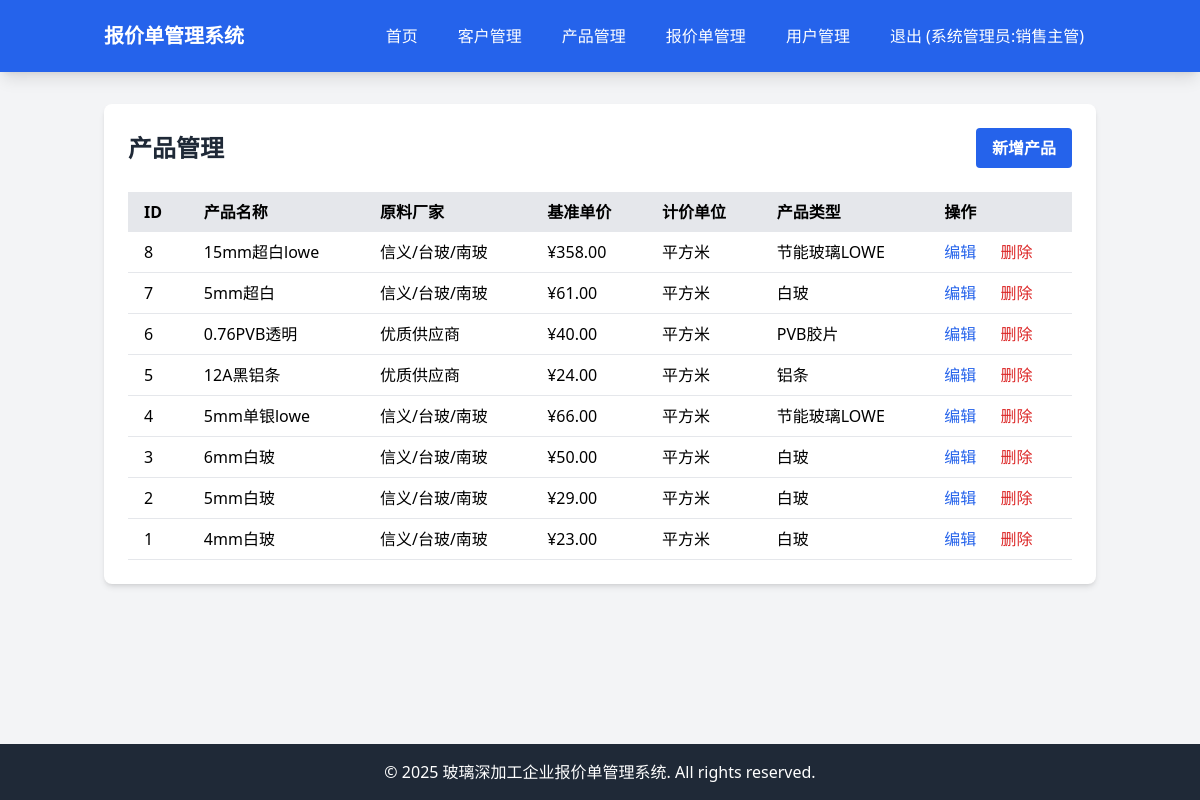
Screenshot of /products (signed in) with the database file from the repository.
### tables this page shows
CREATE TABLE products (id INTEGER PRIMARY KEY AUTOINCREMENT, name VARCHAR(100), manufacturer VARCHAR(100), price DECIMAL(10, 2), unit VARCHAR(20), type VARCHAR(50), created_at DATETIME DEFAULT CURRENT_TIMESTAMP, updated_at DATETIME DEFAULT CURRENT_TIMESTAMP);

### app/Controllers/Controller.php (called while the page is built, shortened)
<?php
class Controller
{
    protected $view;
    public function __construct()
    {
        $this->view = new View();
    }
    protected function render($view, $data = [])
    {
        return $this->view->render($view, $data);
    }
}

### app/Controllers/ProductController.php (called while the page is built, shortened)
<?php
class ProductController extends Controller
{
    protected $product;
    public function __construct()
    {
        $this->product = new Product();
    }
    public function index()
    {
        $products = $this->product->query()
            ->orderBy('created_at', 'DESC')
            ->get();
        return $this->render('products/index', ['products' => $products]);
    }
}

### app/Models/Model.php (called while the page is built, shortened)
<?php
abstract class Model
{
    protected $connection;
    protected $table;
    public function __construct()
    {
        $this->connection = $this->getConnection();
    }
    protected function getConnection()
    {
        static $pdo = null;
        if ($pdo === null) {
            $config = require __DIR__ . '/../../config/database.php';
            $dbConfig = $config['connections'][$config['default']];
            if ($dbConfig['driver'] === 'mysql') {
                $dsn = "mysql:host={$dbConfig['host']};port={$dbConfig['port']};dbname={$dbConfig['database']};charset={$dbConfig['charset']}";
                $username = $dbConfig['username'] ?? '';
                $password = $dbConfig['password'] ?? '';
                $pdo = new PDO($dsn, $username, $password);
            } else {
                $dsn = "sqlite:{$dbConfig['database']}";
                $pdo = new PDO($dsn);
            }
            $pdo->setAttribute(PDO::ATTR_ERRMODE, PDO::ERRMODE_EXCEPTION);
            $pdo->setAttribute(PDO::ATTR_DEFAULT_FETCH_MODE, PDO::FETCH_ASSOC);
        }
        return $pdo;
    }
    public function query()
    {
        return new QueryBuilder($this->connection, $this->table);
    }
}

### app/Models/QueryBuilder.php (called while the page is built, shortened)
<?php
class QueryBuilder
{
    protected $connection;
    protected $table;
    protected $bindings = [];
    protected $orderBy = [];
    public function __construct($connection, $table)
    {
        $this->connection = $connection;
        $this->table = $table;
    }
    public function orderBy($column, $direction = 'ASC')
    {
        $this->orderBy[] = "{$column} {$direction}";
        return $this;
    }
    public function get()
    {
        $sql = $this->buildSelectQuery();
        $stmt = $this->connection->prepare($sql);
        $stmt->execute($this->bindings);
        return $stmt->fetchAll();
    }
    protected function buildSelectQuery()
    {
        $sql = "SELECT * FROM {$this->table}";
        if (!empty($this->orderBy)) {
            $sql .= " ORDER BY " . implode(', ', $this->orderBy);
        }
        return $sql;
    }
}

### resources/views/products/index.php (the view, shortened to what this page needs)
<div class="bg-white rounded-lg shadow-md p-6">
    <div class="flex justify-between items-center mb-6">
        <h1 class="text-2xl font-bold text-gray-800">产品管理</h1>
        <a href="/products/create" class="bg-blue-600 hover:bg-blue-700 text-white font-bold py-2 px-4 rounded">
            新增产品
        </a>
    </div>
    <div class="overflow-x-auto">
        <table class="min-w-full bg-white">
            <thead class="bg-gray-200">
                <tr>
                    <th class="py-2 px-4 text-left">ID</th>
                    <th class="py-2 px-4 text-left">产品名称</th>
                    <th class="py-2 px-4 text-left">原料厂家</th>
                    <th class="py-2 px-4 text-left">基准单价</th>
                    <th class="py-2 px-4 text-left">计价单位</th>
                    <th class="py-2 px-4 text-left">产品类型</th>
                    <th class="py-2 px-4 text-left">操作</th>
                </tr>
            </thead>
            <tbody>
                <?php
                $productTypeMap = [];
                for ($i = 0; $i < count(PRODUCT_TYPE_EN); $i++) {
                    $productTypeMap[PRODUCT_TYPE_EN[$i]] = PRODUCT_TYPE_CN[$i];
                }
                foreach ($products as $product):
                ?>
                <tr class="border-b">
                    <td class="py-2 px-4"><?= htmlspecialchars($product['id']) ?></td>
                    <td class="py-2 px-4"><?= htmlspecialchars($product['name']) ?></td>
                    <td class="py-2 px-4"><?= htmlspecialchars($product['manufacturer']) ?></td>
                    <td class="py-2 px-4">¥<?= number_format($product['price'], 2) ?></td>
                    <td class="py-2 px-4"><?= htmlspecialchars($product['unit']) ?></td>
                    <td class="py-2 px-4"><?= htmlspecialchars($productTypeMap[$product['type']] ?? $product['type']) ?></td>
                    <td class="py-2 px-4">
                        <a href="/products/edit/<?= $product['id'] ?>" class="text-blue-600 hover:text-blue-900 mr-5">编辑</a>
                        <a href="/products/delete/<?= $product['id'] ?>" class="text-red-600 hover:text-red-900"
                           onclick="return confirm('确定要删除这个产品吗？')">删除</a>
                    </td>
                </tr>
                <?php endforeach; ?>
            </tbody>
        </table>
    </div>
</div>

### rows the page displays
products: id "8", name "15mm超白lowe", manufacturer "信义/台玻/南玻", price "358.00", unit "平方米", type "节能玻璃LOWE"
products: id "7", name "5mm超白", manufacturer "信义/台玻/南玻", price "61.00", unit "平方米", type "白玻"
products: id "6", name "0.76PVB透明", manufacturer "优质供应商", price "40.00", unit "平方米", type "PVB胶片"
products: id "5", name "12A黑铝条", manufacturer "优质供应商", price "24.00", unit "平方米", type "铝条"
products: id "4", name "5mm单银lowe", manufacturer "信义/台玻/南玻", price "66.00", unit "平方米", type "节能玻璃LOWE"
products: id "3", name "6mm白玻", manufacturer "信义/台玻/南玻", price "50.00", unit "平方米", type "白玻"
products: id "2", name "5mm白玻", manufacturer "信义/台玻/南玻", price "29.00", unit "平方米", type "白玻"
products: id "1", name "4mm白玻", manufacturer "信义/台玻/南玻", price "23.00", unit "平方米", type "白玻"

### other values shown
$_SESSION['name'] "系统管理员"
$_SESSION['role'] "销售主管"
